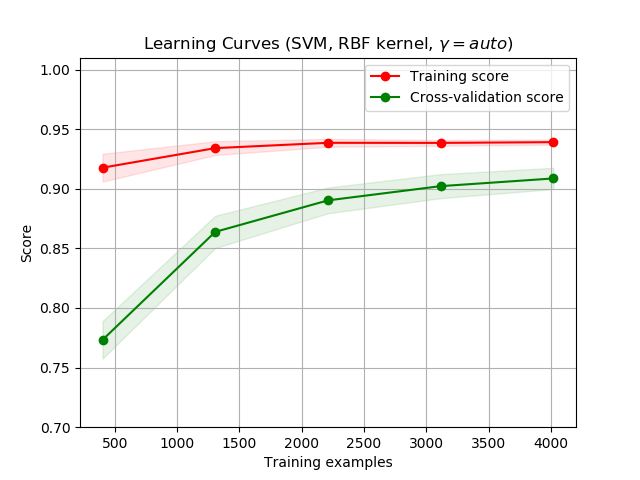

Recreate this plot in Python.
# -*- coding: utf-8 -*-
"""
Created on 2017-11-26 15:48:08

@author: zhangyu
"""

import numpy as np
import pandas as pd
import matplotlib.pyplot as plt
from sklearn.model_selection import learning_curve #加载学习曲线  
from sklearn.model_selection import ShuffleSplit #加载数据处理  
from sklearn import svm


def plot_learning_curve(estimator, title, X, y, ylim=(0.7, 1.01), cv=None,
                        n_jobs=1, train_sizes=np.linspace(.1, 1.0, 5)):

    train_sizes, train_scores, test_scores = learning_curve(
        estimator, X, y, cv=cv, n_jobs=n_jobs, train_sizes=train_sizes)
    train_scores_mean = np.mean(train_scores, axis=1)
    train_scores_std = np.std(train_scores, axis=1)
    test_scores_mean = np.mean(test_scores, axis=1)
    test_scores_std = np.std(test_scores, axis=1)
    
    #    plt.figure()
    plt.title(title)
    plt.xlabel("Training examples")
    plt.ylabel("Score")
    plt.ylim(ylim)
    plt.grid()
    plt.plot(train_sizes, train_scores_mean, 'o-', color="r",
             label="Training score")
    plt.fill_between(train_sizes, train_scores_mean - train_scores_std,
                     train_scores_mean + train_scores_std, alpha=0.1,
                     color="r")
    plt.plot(train_sizes, test_scores_mean, 'o-', color="g",
             label="Cross-validation score") 
    plt.fill_between(train_sizes, test_scores_mean - test_scores_std,
                     test_scores_mean + test_scores_std, alpha=0.1, color="g")
    plt.legend(loc="best")
    plt.show()


# 读取数据并分为数据和标签
df = pd.read_csv('./data/processed_data/all/resample_to_50_per_act/SVM/SVM_w50.csv')
df_data = np.array(df.drop('label',axis=1))
df_labels = df['label']

title = "Learning Curves (SVM, RBF kernel, $\gamma=auto$)"
# 处理数据，测试数据比例为0.2，10折交叉
cv = ShuffleSplit(n_splits=10, test_size=0.2, random_state=0)
estimator = svm.SVC()
plot_learning_curve(estimator, title, df_data, df_labels, cv=cv, n_jobs=4)
